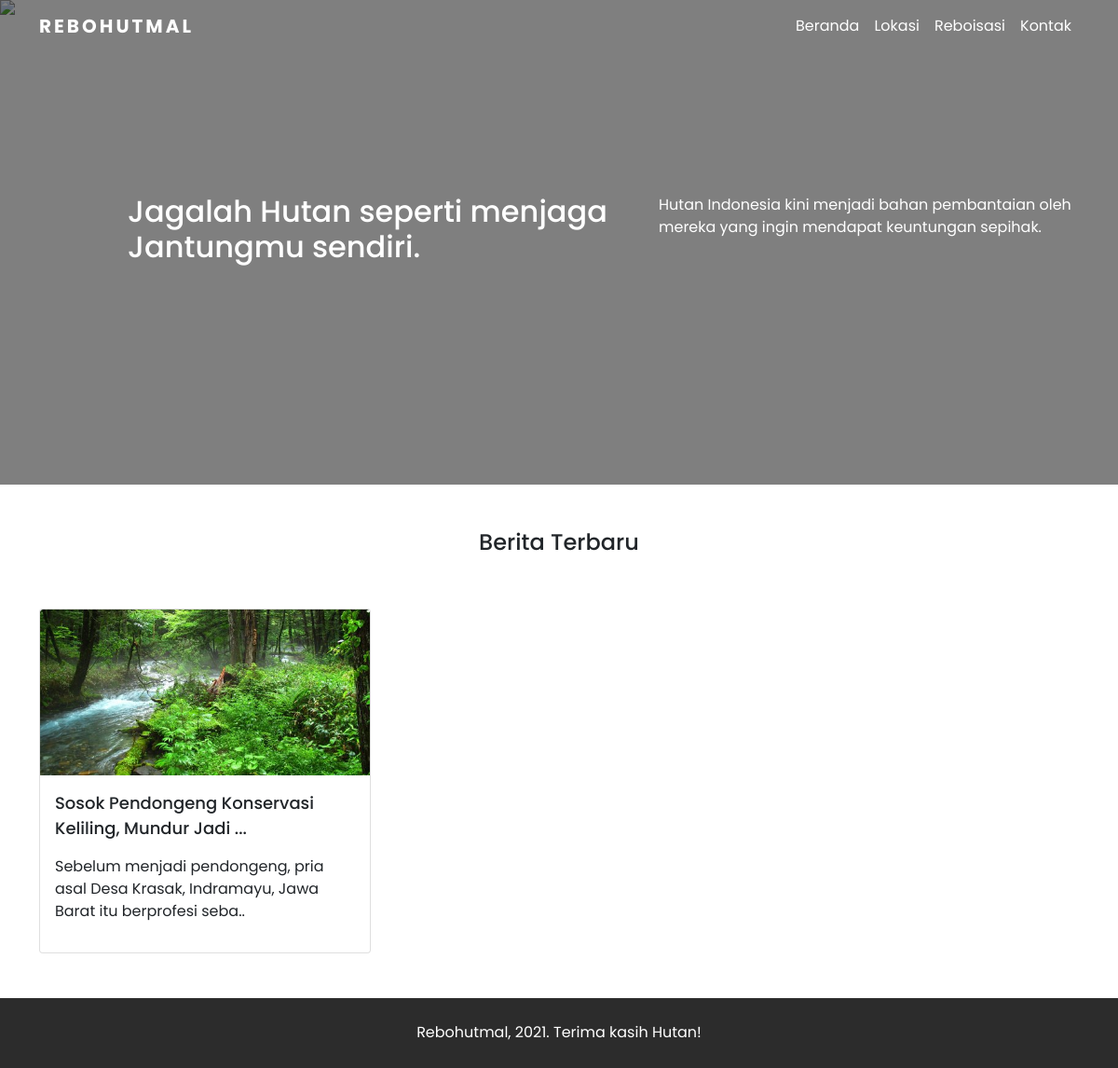
The page / on the database its author committed.
### tables this page shows
CREATE TABLE `berita` (
  `id` int(11) NOT NULL,
  `judul_berita` varchar(165) NOT NULL,
  `isi_berita` text NOT NULL,
  `waktu_post` date NOT NULL,
  `cover_berita` varchar(255) NOT NULL
);

### functions.php (called while the page is built, shortened)
<?php
$conn = mysqli_connect("localhost", "root", "", "farah_ta");
function my_query($query) {
	global $conn;
	return mysqli_query($conn, $query);
}
function my_query_get($query) {
	$rows = [];
	$result = my_query($query);
	while ( $row = mysqli_fetch_assoc($result) ) {
		$rows[] = $row;
	}
	return $rows;
}

### index.php (the view, shortened to what this page needs)
<?php
require_once 'functions.php';
$berita = my_query_get("SELECT * FROM berita");
?>
<?php require_once 'templates/header_index.php' ?>
    <div class="container position-relative slogan">
        <div class="row">
            <div class="col-md-6 offset-md-1 mt-5">
                <h2>Jagalah Hutan seperti menjaga Jantungmu sendiri.</h2>
            </div>
            <div class="col-md-5 mt-5">
                <p>Hutan Indonesia kini menjadi bahan pembantaian oleh mereka yang ingin mendapat keuntungan sepihak.</p>
            </div>
        </div>
    </div>
</div>
<div class="container mt-5">
    <div class="row text-center mb-5">
        <h4>Berita Terbaru</h4>
    </div>
    <div class="row">
        <?php foreach ($berita as $b) : ?>
        <div class="col-md-4 mb-5">
            <div class="card">
                <img src="assets/<?= ($b['cover_berita'] != "") ? "thumbnails/".$b['cover_berita'] : "img/no-image.jpg" ?>" class="card-img-top" alt="...">
                <div class="card-body">
                    <a href="berita.php?p=<?= $b['id'] ?>" class="card-title">
                        <?= substr($b['judul_berita'], 0, 50) . "..." ?>
                    </a>
                    <p class="card-text">
                        <?= substr($b['isi_berita'], 0, 95) . ".." ?>
                    </p>
                </div>
            </div>
        </div>
        <?php endforeach ?>
    </div>
</div>
<?php require_once 'templates/footer.php' ?>

### style.css (style rules this page uses)
body { font-family: 'Poppins', sans-serif; }
.slogan { margin-top: 10rem; color: #ffffff; }
.card { height: 370px; overflow: hidden; }
.card a { display: block; font-size: 18px; text-decoration: none; color: inherit; font-weight: 500; }
.card img, .card iframe { height: 210px; object-fit: cover; }

### rows shown on the page
berita: cover_berita (picture), judul_berita "Sosok Pendongeng Konservasi Keliling, Mundur Jadi", isi_berita "Sebelum menjadi pendongeng, pria asal Desa Krasak, Indramayu, Jawa Barat itu berprofesi seba"
